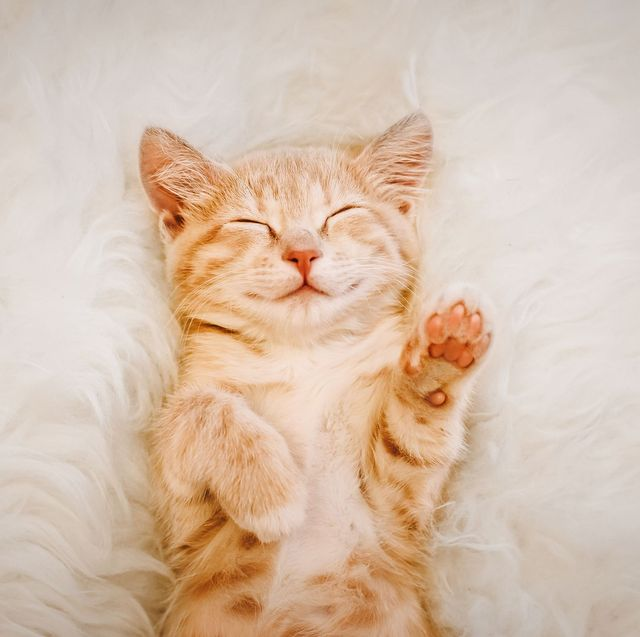
#> input picture cat.jpg, 640 x 637 px
$ jupyter execute '4. Morphological Operations.ipynb'
#> lines starting #> are read from the running program, lines starting #| are printed output that depends on the picture
[cell 1]
import cv2
import numpy as np
import matplotlib.pyplot as plt

[cell 2]
img = cv2.imread('cat.jpg')
#> img is the input picture: shape (637, 640, 3); mean B, G, R 173.4, 192.2, 215.2
cv2.imshow('Cat', img)
cv2.waitKey(0)
cv2.destroyAllWindows()

[cell 3]
kernel = np.ones((5, 5), np.uint8)

### Dilation

[cell 4]
dilate_img = cv2.dilate(img, kernel, iterations=1)
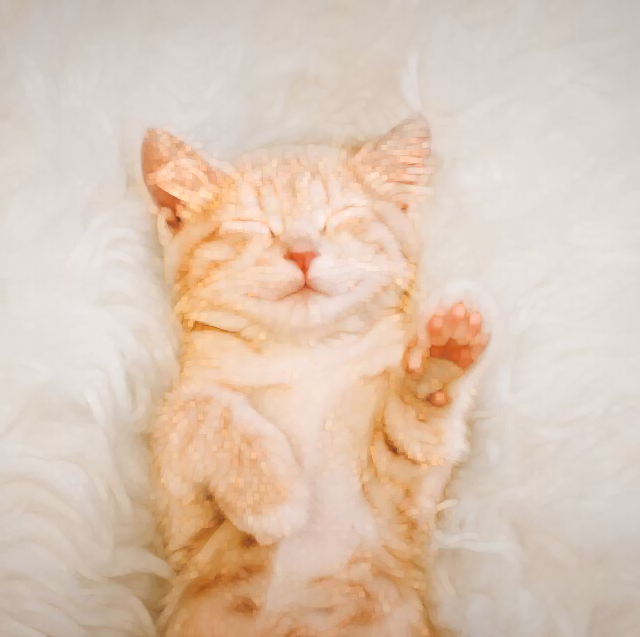
#> dilate_img: shape (637, 640, 3); mean B, G, R 181.3, 198.9, 221.2
cv2.imshow('Dilate image', dilate_img)
cv2.waitKey(0)
cv2.destroyAllWindows()

### Erosion

[cell 5]
erode_img = cv2.erode(img, kernel, iterations=1)
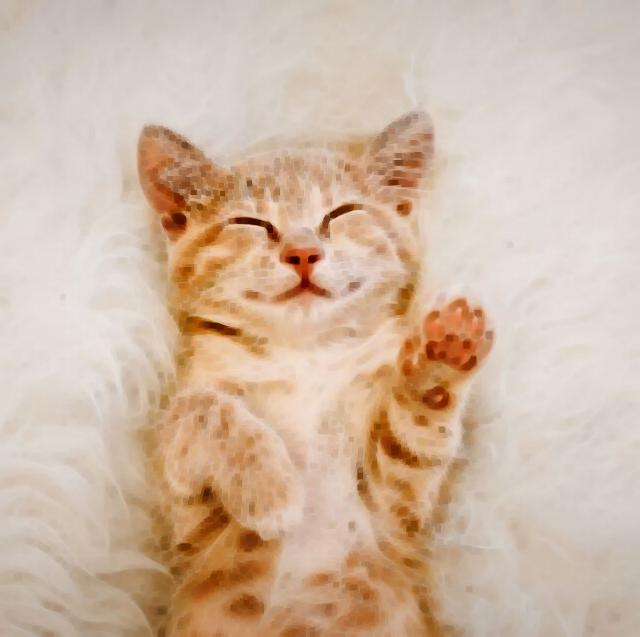
#> erode_img: shape (637, 640, 3); mean B, G, R 164.5, 184.6, 208.5
cv2.imshow('Erode image', erode_img)
cv2.waitKey(0)
cv2.destroyAllWindows()

### Morphological opening

[cell 6]
open_img = cv2.morphologyEx(img, cv2.MORPH_OPEN, kernel)
cv2.imshow('Open image', open_img)
cv2.waitKey(0)
cv2.destroyAllWindows()

### Morphical closing

[cell 7]
close_img = cv2.morphologyEx(img, cv2.MORPH_CLOSE, kernel)
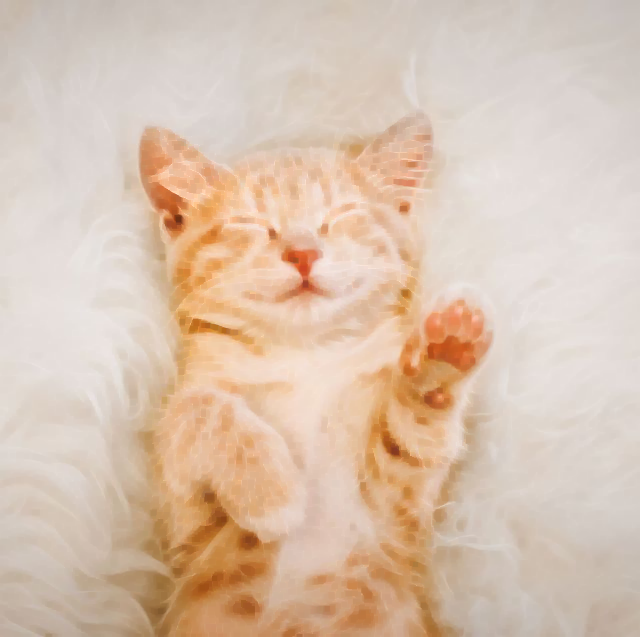
#> close_img: shape (637, 640, 3); mean B, G, R 175.9, 194.8, 218.1
cv2.imshow('Close img', close_img)
cv2.waitKey(0)
cv2.destroyAllWindows()
